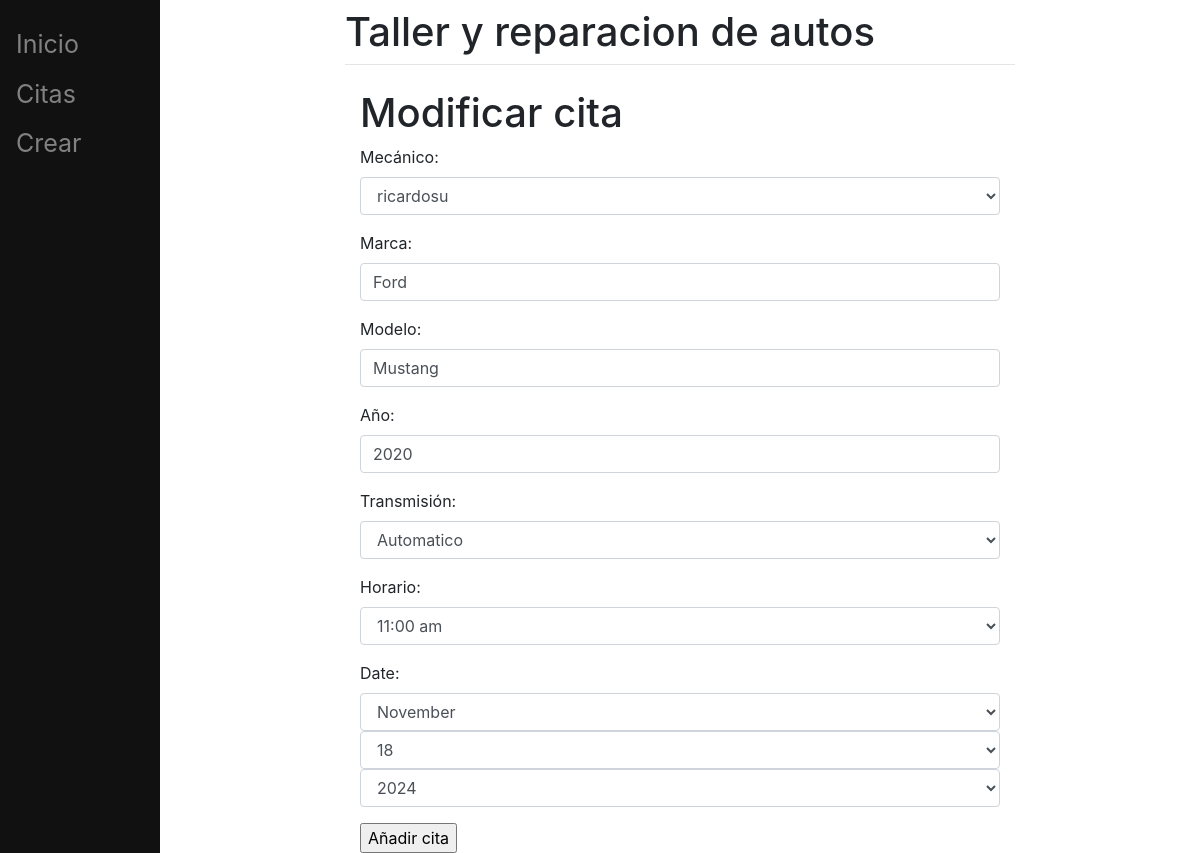
The app's page /create/2 with its own data.
### appointments/models.py (models this page shows)
class Car(models.Model):
    user = models.ForeignKey(User,on_delete=models.CASCADE,related_name="car", null=True)
    provider = models.ForeignKey(User,on_delete=models.CASCADE,related_name="provider", null=True)
    car_model = models.CharField(max_length=20)
    transmission = models.CharField(max_length=1, choices=TRANSMISSION)
    year = models.PositiveIntegerField(blank=True)
    brand =  models.CharField(max_length=20)
    schedule = models.CharField(max_length=10, choices=SCHEDULE)
    date = models.DateField(null=True, blank=False)

### appointments/views.py (the view, shortened to what this page needs)
# urls.py: path('create/', views.create, name='create'),
def create(response, pk=None):
    if pk is not None:
        instance = get_object_or_404(Car, pk=pk)
        form = CarForm(response.POST or None, instance=instance)
        return render(
            response,
            'change.html',
            {
                'carform': form,
                'pk': pk
            }
        )

### appointments/forms.py
class CarForm(forms.ModelForm):
    date = forms.DateField(
                widget=SelectDateWidget(
                    empty_label=("Año", "Mes", "Día")
                )
            )
    class Meta:
        model = Car
        fields = [
            'provider',
            'brand',
            'car_model',
            'year',
            'transmission',
            'schedule',
            'date'
            ]
        labels = {
            'provider': 'Mecánico',
            'brand': 'Marca',
            'car_model': 'Modelo',
            'year': 'Año',
            'transmission': 'Transmisión',
            'schedule': 'Horario',
            'date': 'Fecha'
        }
    def __init__(self, *args, **kwargs):
        super().__init__(*args,**kwargs)
        self.fields['provider'].queryset= User.objects.filter(is_staff=True)

### appointments/templates/change.html (shortened to what this page needs)
{% extends 'base.html' %}
{% load widget_tweaks %}
{% block content %}
<div class="container">
	<h1>Modificar cita</h1>
	<form action="{% url 'create' pk%}" method="post">
		{% for field in carform%}
		<div class="form-group">
			{{field.label_tag}}
			{% render_field field class="form-control" %}
		</div>
		{% endfor %}
		<input type="submit" value="Añadir cita">
	</form>
</div>
{% endblock %}

### records on screen
Car: provider "ricardosu" "Ford" "Mustang" "2020" "Automatico" "11:00 am"

### other values on screen
{{ field.label_tag }} "Mecánico:" "Marca:" "Modelo:" "Año:" "Transmisión:" "Horario:" "Date:"
